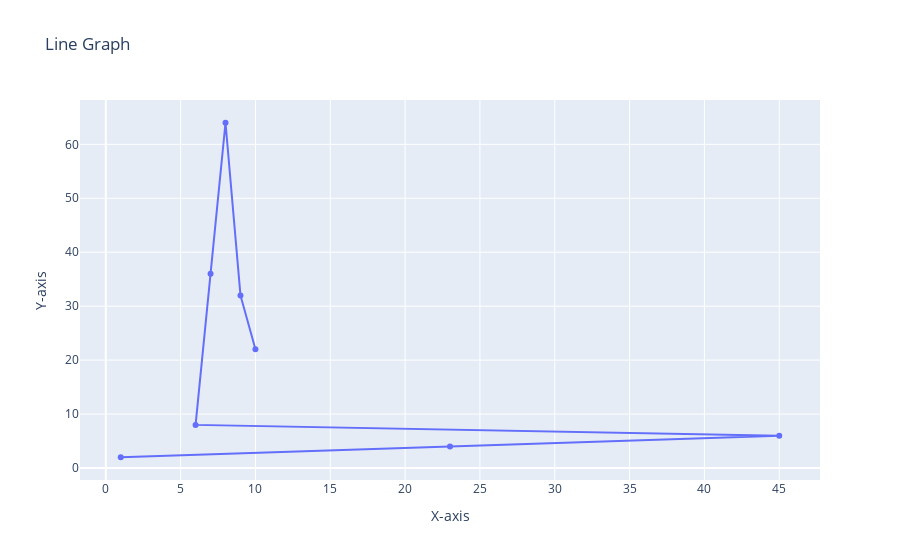

Notebook code cell kept with this figure:
### Markdown cell above
titles

### Code cell
fig=go.Figure(go.Scatter(x=x,y=y))
fig.update_layout(title="Line Graph",xaxis_title="X-axis",yaxis_title="Y-axis")
fig.show()

### Figure 1 — Plotly figure (JSON) as saved in the notebook; plotly's stock layout.template omitted (floating-point values rounded to 4 significant figures)
{"data": [{"type": "scatter", "x": [1, 23, 45, 6, 7, 8, 9, 10], "y": [2, 4, 6, 8, 36, 64, 32, 22]}], "layout": {"autosize": true, "title": {"text": "Line Graph"}, "xaxis": {"autorange": true, "range": [-1.659, 47.66], "title": {"text": "X-axis"}, "type": "linear"}, "yaxis": {"autorange": true, "range": [-3.117, 69.12], "title": {"text": "Y-axis"}, "type": "linear"}}}
